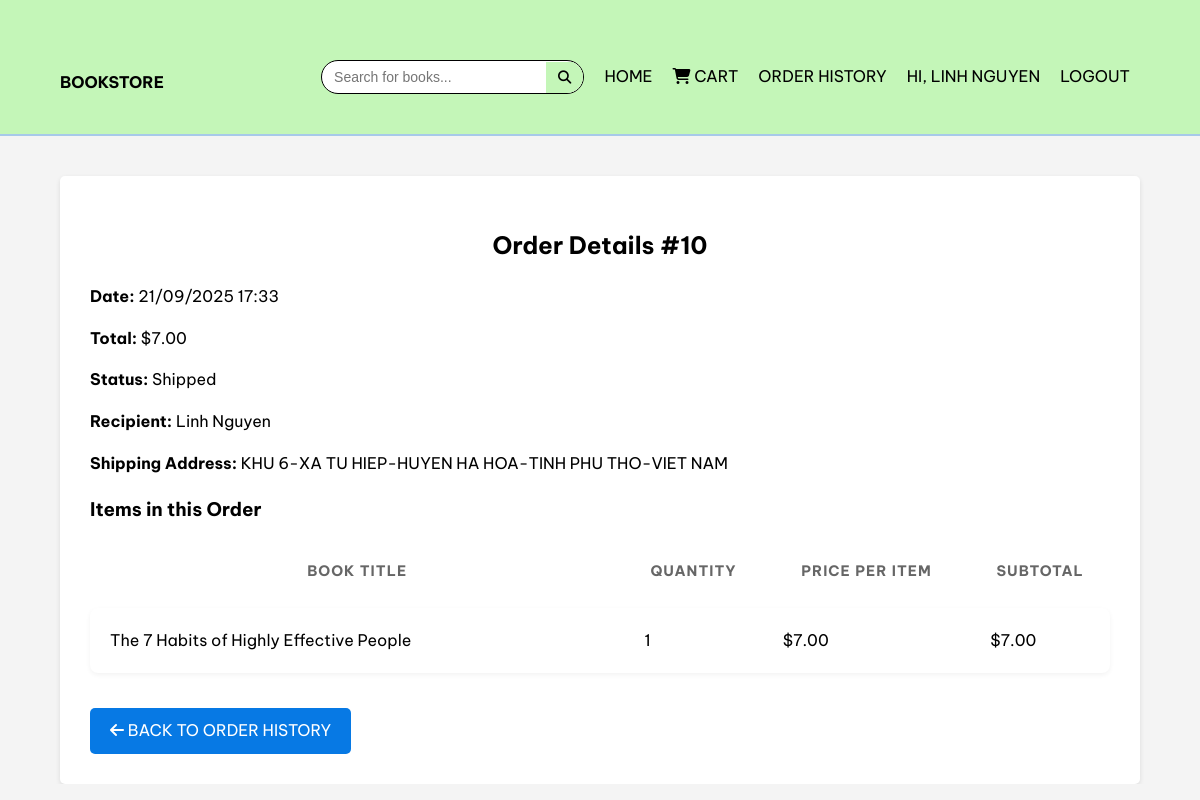
The app's page /order_detail.php?id=10 (signed in) with its own data.
### tables this page shows
CREATE TABLE `orders` (
  `id` int(11) NOT NULL,
  `user_id` int(11) DEFAULT NULL,
  `total` decimal(10,2) NOT NULL,
  `status` enum('pending','processing','shipped','cancelled') NOT NULL DEFAULT 'pending',
  `customer_name` varchar(100) NOT NULL,
  `delivery_address` text NOT NULL,
  `phone_number` varchar(20) NOT NULL,
  `created_at` timestamp NOT NULL DEFAULT current_timestamp()
);

CREATE TABLE `order_items` (
  `id` int(11) NOT NULL,
  `order_id` int(11) NOT NULL,
  `book_id` int(11) NOT NULL,
  `quantity` int(11) NOT NULL,
  `price` decimal(10,2) NOT NULL
);

CREATE TABLE `books` (
  `id` int(11) NOT NULL,
  `title` varchar(255) NOT NULL,
  `author` varchar(100) NOT NULL,
  `price` decimal(10,2) NOT NULL,
  `stock` int(11) NOT NULL DEFAULT 0,
  `description` text DEFAULT NULL,
  `category_id` int(11) DEFAULT NULL,
  `created_at` timestamp NOT NULL DEFAULT current_timestamp()
);

### order_detail.php (the view, shortened to what this page needs)
<?php
require_once 'config/db.php';
include 'header.php';
$user_id = $_SESSION['user_id'];
$order_id = (int)$_GET['id'];
$stmt = $conn->prepare("SELECT * FROM orders WHERE id = ? AND user_id = ?");
$stmt->bind_param("ii", $order_id, $user_id);
$stmt->execute();
$order = $stmt->get_result()->fetch_assoc();
$item_stmt = $conn->prepare("SELECT oi.*, b.title FROM order_items oi JOIN books b ON oi.book_id = b.id WHERE oi.order_id = ?");
$item_stmt->bind_param("i", $order_id);
$item_stmt->execute();
$items = $item_stmt->get_result();
?>
<h2>Order Details #<?php echo $order['id']; ?></h2>
<div class="order-info">
    <p><strong>Date:</strong> <?php echo date("d/m/Y H:i", strtotime($order['created_at'])); ?></p>
    <p><strong>Total:</strong> $<?php echo number_format($order['total'], 2); ?></p>
    <p><strong>Status:</strong> <?php echo htmlspecialchars(ucfirst($order['status'])); ?></p>
    <p><strong>Recipient:</strong> <?php echo htmlspecialchars($order['customer_name']); ?></p>
    <p><strong>Shipping Address:</strong> <?php echo htmlspecialchars($order['delivery_address']); ?></p>
</div>
<h3>Items in this Order</h3>
<table class="order-table">
    <thead>
        <tr>
            <th>Book Title</th>
            <th>Quantity</th>
            <th>Price per Item</th>
            <th>Subtotal</th>
        </tr>
    </thead>
    <tbody>
        <?php while ($item = $items->fetch_assoc()): ?>
        <tr>
            <td><?php echo htmlspecialchars($item['title']); ?></td>
            <td><?php echo $item['quantity']; ?></td>
            <td>$<?php echo number_format($item['price'], 2); ?></td>
            <td>$<?php echo number_format($item['price'] * $item['quantity'], 2); ?></td>
        </tr>
        <?php endwhile; ?>
    </tbody>
</table>
<a href="order_history.php" class="btn" style="margin-top: 20px; display: inline-block;"><i class="fas fa-arrow-left"></i> Back to Order History</a>

### style.css (style rules this page uses)
body { font-family: Arial, sans-serif; line-height: 1.6; margin: 0; padding: 0; background: #f4f4f4; color: #000000; }
.btn { display: inline-block; background: #0779e4; color: #fff !important; padding: 10px 20px; border: none; cursor: pointer; text-decoration: none; border-radius: 5px; font-size: 16px; text-transform: uppercase; transition: background-color 0.3s; }
h2 { text-align: center; margin-bottom: 20px; }
body { font-family: 'Be Vietnam Pro', Arial, sans-serif; }
.order-table { width: 100%; border-collapse: separate; border-spacing: 0 15px; }
.order-table thead tr th { font-size: 0.9rem; color: #666; text-transform: uppercase; letter-spacing: 1px; padding-bottom: 10px; }
.order-table tbody tr { background: #fff; border-radius: 8px; box-shadow: 0 2px 5px rgba(0, 0, 0, 0.05); transition: transform 0.2s; }
.order-table tbody tr td { padding: 20px; vertical-align: middle; }
.order-table tbody tr td:first-child { border-top-left-radius: 8px; border-bottom-left-radius: 8px; }
.order-table tbody tr td:last-child { border-top-right-radius: 8px; border-bottom-right-radius: 8px; }

### records on screen
orders: id "10", created_at "21/09/2025 17:33", total "7.00", status "Shipped", customer_name "Linh Nguyen", delivery_address "KHU 6-XA TU HIEP-HUYEN HA HOA-TINH PHU THO-VIET NAM"
order_items: book.title "The 7 Habits of Highly Effective People", quantity "1", price "7.00", $item['price']*$item['quantity'] "7.00"

### other values on screen
$_SESSION['fullname'] "LINH NGUYEN"
